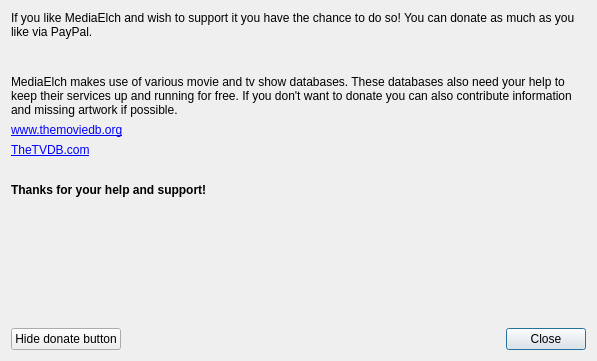
<?xml version="1.0" encoding="UTF-8"?>
<ui version="4.0">
 <class>SupportDialog</class>
 <widget class="QDialog" name="SupportDialog">
  <property name="windowModality">
   <enum>Qt::WindowModal</enum>
  </property>
  <property name="geometry">
   <rect>
    <x>0</x>
    <y>0</y>
    <width>597</width>
    <height>361</height>
   </rect>
  </property>
  <property name="windowTitle">
   <string>Support MediaElch</string>
  </property>
  <property name="windowIcon">
   <iconset resource="../MediaElch.qrc">
    <normaloff>:/img/MediaElch.png</normaloff>:/img/MediaElch.png</iconset>
  </property>
  <property name="modal">
   <bool>true</bool>
  </property>
  <layout class="QVBoxLayout" name="verticalLayout">
   <item>
    <widget class="QLabel" name="label">
     <property name="text">
      <string>If you like MediaElch and wish to support it you have the chance to do so! You can donate as much as you like via PayPal.</string>
     </property>
     <property name="wordWrap">
      <bool>true</bool>
     </property>
    </widget>
   </item>
   <item>
    <widget class="QLabel" name="label_2">
     <property name="text">
      <string>&lt;!DOCTYPE HTML PUBLIC &quot;-//W3C//DTD HTML 4.0//EN&quot; &quot;http://www.w3.org/TR/REC-html40/strict.dtd&quot;&gt;
&lt;html&gt;&lt;head&gt;&lt;meta name=&quot;qrichtext&quot; content=&quot;1&quot; /&gt;&lt;style type=&quot;text/css&quot;&gt;
p, li { white-space: pre-wrap; }
&lt;/style&gt;&lt;/head&gt;&lt;body style=&quot; font-family:'Helvetica'; font-size:9pt; font-weight:400; font-style:normal;&quot;&gt;
&lt;p style=&quot; margin-top:0px; margin-bottom:0px; margin-left:0px; margin-right:0px; -qt-block-indent:0; text-indent:0px;&quot;&gt;&lt;a href=&quot;https://www.paypal.com/cgi-bin/webscr?cmd=_s-xclick&amp;amp;hosted_button_id=6EU9GPSQ8PSUA&quot;&gt;&lt;img src=&quot;:/img/btn_donate_LG.gif&quot; /&gt;&lt;/a&gt;&lt;/p&gt;
&lt;/body&gt;&lt;/html&gt;</string>
     </property>
     <property name="textFormat">
      <enum>Qt::RichText</enum>
     </property>
     <property name="openExternalLinks">
      <bool>true</bool>
     </property>
    </widget>
   </item>
   <item>
    <spacer name="verticalSpacer_2">
     <property name="orientation">
      <enum>Qt::Vertical</enum>
     </property>
     <property name="sizeType">
      <enum>QSizePolicy::Fixed</enum>
     </property>
     <property name="sizeHint" stdset="0">
      <size>
       <width>20</width>
       <height>10</height>
      </size>
     </property>
    </spacer>
   </item>
   <item>
    <widget class="QLabel" name="label_3">
     <property name="text">
      <string>MediaElch makes use of various movie and tv show databases. These databases also need your help to keep their services up and running for free. If you don't want to donate you can also contribute information and missing artwork if possible.</string>
     </property>
     <property name="wordWrap">
      <bool>true</bool>
     </property>
    </widget>
   </item>
   <item>
    <widget class="QLabel" name="label_4">
     <property name="text">
      <string>&lt;a href=&quot;http://www.themoviedb.org&quot;&gt;www.themoviedb.org&lt;/a&gt;
</string>
     </property>
     <property name="openExternalLinks">
      <bool>true</bool>
     </property>
    </widget>
   </item>
   <item>
    <widget class="QLabel" name="label_5">
     <property name="text">
      <string>&lt;a href=&quot;http://www.thetvdb.com&quot;&gt;TheTVDB.com&lt;/a&gt;</string>
     </property>
     <property name="openExternalLinks">
      <bool>true</bool>
     </property>
    </widget>
   </item>
   <item>
    <spacer name="verticalSpacer_3">
     <property name="orientation">
      <enum>Qt::Vertical</enum>
     </property>
     <property name="sizeType">
      <enum>QSizePolicy::Fixed</enum>
     </property>
     <property name="sizeHint" stdset="0">
      <size>
       <width>20</width>
       <height>20</height>
      </size>
     </property>
    </spacer>
   </item>
   <item>
    <widget class="QLabel" name="label_6">
     <property name="font">
      <font>
       <weight>75</weight>
       <bold>true</bold>
      </font>
     </property>
     <property name="text">
      <string>Thanks for your help and support!</string>
     </property>
    </widget>
   </item>
   <item>
    <spacer name="verticalSpacer">
     <property name="orientation">
      <enum>Qt::Vertical</enum>
     </property>
     <property name="sizeHint" stdset="0">
      <size>
       <width>0</width>
       <height>0</height>
      </size>
     </property>
    </spacer>
   </item>
   <item>
    <layout class="QHBoxLayout" name="horizontalLayout">
     <item>
      <widget class="QPushButton" name="btnAlreadyDonated">
       <property name="text">
        <string>Hide donate button</string>
       </property>
       <property name="autoDefault">
        <bool>false</bool>
       </property>
      </widget>
     </item>
     <item>
      <spacer name="horizontalSpacer">
       <property name="orientation">
        <enum>Qt::Horizontal</enum>
       </property>
       <property name="sizeHint" stdset="0">
        <size>
         <width>40</width>
         <height>20</height>
        </size>
       </property>
      </spacer>
     </item>
     <item>
      <widget class="QPushButton" name="buttonClose">
       <property name="text">
        <string>Close</string>
       </property>
      </widget>
     </item>
    </layout>
   </item>
  </layout>
 </widget>
 <resources>
  <include location="../MediaElch.qrc"/>
 </resources>
 <connections>
  <connection>
   <sender>buttonClose</sender>
   <signal>clicked()</signal>
   <receiver>SupportDialog</receiver>
   <slot>accept()</slot>
   <hints>
    <hint type="sourcelabel">
     <x>192</x>
     <y>249</y>
    </hint>
    <hint type="destinationlabel">
     <x>199</x>
     <y>149</y>
    </hint>
   </hints>
  </connection>
 </connections>
</ui>
